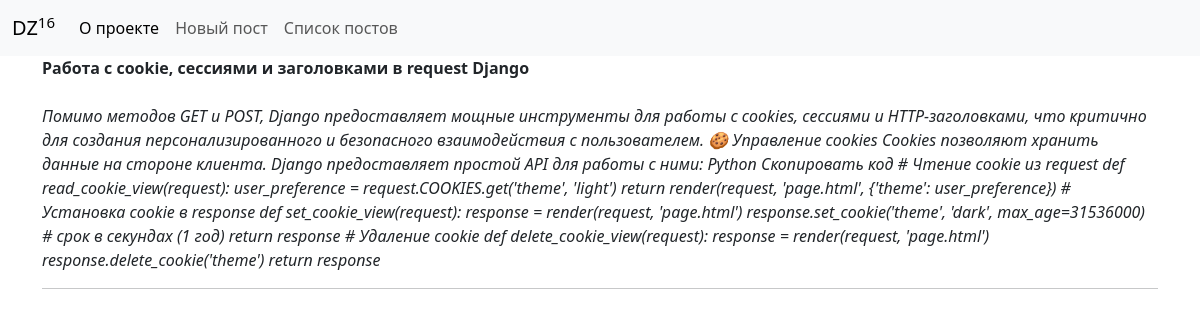
The page /detail_post/13/ on the database its author committed.
### blog/models.py (models this page shows, shortened)
class Post(models.Model):
    title = models.CharField(max_length=100)
    content = models.TextField()

### blog/views.py (the view)
# urls.py: path('detail_post/<int:id>/', blog.views.detail_post.as_view(), name='detail_post'),
class detail_post(TemplateView):
    template_name = 'detail_post.html'
    def get_context_data(self,  **kwargs):
        context = super().get_context_data(**kwargs)
        post_id = kwargs['id']
        try:
            post = Post.objects.get(id=post_id)
            context['title'] = post.title
            context['content'] = post.content
            return context
        except:
            print('error post not found')

### blog/templates/detail_post.html (shortened to what this page needs)
{% extends "base.html" %}
{% block content %}
<b>{{title}}</b> <BR><BR>
<i>{{content}}</i> <BR><HR>
{% endblock %}

### rows shown on the page
Post: title "Работа с cookie, сессиями и заголовками в request Django", content "Помимо методов GET и POST, Django предоставляет мощные инструменты для работы с cookies, сессиями и HTTP-заголовками, что критично для создания персонализированного и безопасного взаимодействия с пользователем. 🍪 Управление cookies Cookies позволяют хранить данные на стороне клиента. Django предоставляет простой API для работы с ними: Python Скопировать код # Чтение cookie из request def read_cookie_view(request): user_preference = request.COOKIES.get('theme', 'light') return render(request, 'page.html', {'theme': user_preference}) # Установка cookie в response def set_cookie_view(request): response = render(request, 'page.html') response.set_cookie('theme', 'dark', max_age=31536000) # срок…"
